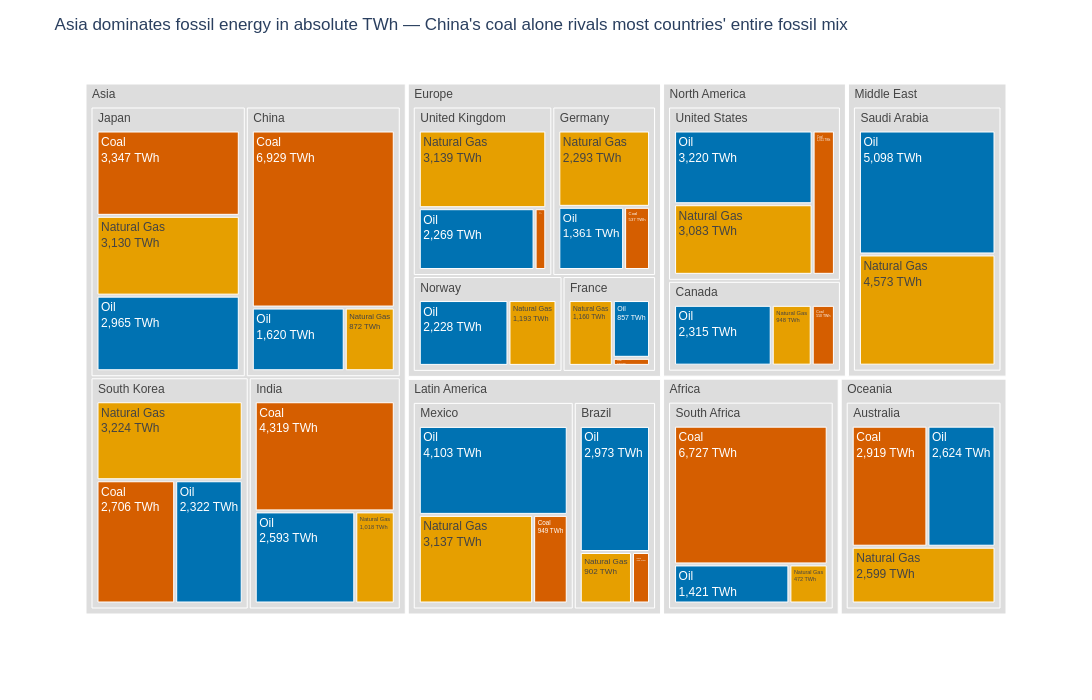

Notebook cell for this chart:
### Markdown cell above
## Task 1 — Treemap: fossil fuel dependency by country

**What to build:** A treemap showing **fossil fuel TWh only**, broken down by Region → Country → Source (Coal / Oil / Natural Gas).

**Requirements:**
- Filter to fossil sources only before plotting
- Use `path=['Region', 'Country', 'Source']` for the hierarchy
- Colour encodes the fossil source type (Coal / Oil / Natural Gas) with a CVD-safe palette
- Show TWh values in labels — no percentages
- Grey out parent nodes (Region and Country level)
- Insight title naming which region or country is most fossil-dependent

> 💡 `df.loc[df['Source_Type'] == 'Fossil']`

### Code cell
# Task 1 — fossil-only treemap: Region → Country → Source

import pandas as pd
import plotly.express as px

df = pd.read_csv('../data/global_energy_mix.csv')
source_category = {
    'Coal': 'Fossil', 'Oil': 'Fossil', 'Natural Gas': 'Fossil',
    'Nuclear': 'Low-carbon', 'Hydro': 'Low-carbon',
    'Wind': 'Renewable', 'Solar': 'Renewable', 'Other Renewables': 'Renewable',
}
df['Source_Type'] = df['Source'].map(source_category)

df_fossil = df.loc[df['Source_Type'] == 'Fossil'].copy()

# CVD-safe Okabe–Ito colours for the three fossil sources
fossil_colours = {
    'Coal': '#D55E00',         # vermillion
    'Oil': '#0072B2',          # blue
    'Natural Gas': '#E69F00',  # orange/gold
}

fig = px.treemap(
    df_fossil,
    path=['Region', 'Country', 'Source'],
    values='TWh',
    color='Source',
    color_discrete_map=fossil_colours,
    labels={'TWh': 'Energy (TWh)', 'Source': 'Fossil source'},
    height=700,
    width=1100,
    template='plotly_white',
)

fig.update_traces(
    textinfo='label+value',
    texttemplate='%{label}<br>%{value:,.0f} TWh',
    hovertemplate='<b>%{label}</b><br>%{value:,.0f} TWh<extra></extra>',
)

# Grey parent (Region / Country) nodes — only leaf Source colours stay
fig.data[0].marker.colors = [
    c if c in fossil_colours.values() else '#DDDDDD'
    for c in fig.data[0].marker.colors
]

fig.update_layout(
    title="Asia dominates fossil energy in absolute TWh — China's coal alone rivals most countries' entire fossil mix",
    font=dict(family='Arial', size=12),
)

fig.show()

### Figure 1 — Plotly figure (JSON) as saved in the notebook; plotly's stock layout.template omitted (floating-point values rounded to 4 significant figures)
{"data": [{"branchvalues": "total", "customdata": [["(?)"], ["(?)"], ["(?)"], ["(?)"], ["(?)"], ["(?)"], ["(?)"], ["(?)"], ["(?)"], ["(?)"], ["(?)"], ["(?)"], ["(?)"], ["(?)"], ["(?)"], ["(?)"], ["(?)"], ["(?)"], ["(?)"], ["(?)"], ["(?)"], ["(?)"], ["Coal"], ["Coal"], ["Coal"], ["Coal"], ["Coal"], ["Coal"], ["Coal"], ["Coal"], ["Coal"], ["Coal"], ["Coal"], ["Coal"], ["Coal"], ["Natural Gas"], ["Natural Gas"], ["Natural Gas"], ["Natural Gas"], ["Natural Gas"], ["Natural Gas"], ["Natural Gas"], ["Natural Gas"], ["Natural Gas"], ["Natural Gas"], ["Natural Gas"], ["Natural Gas"], ["Natural Gas"], ["Natural Gas"], ["Natural Gas"], ["Oil"], ["Oil"], ["Oil"], ["Oil"], ["Oil"], ["Oil"], ["Oil"], ["Oil"], ["Oil"], ["Oil"], ["Oil"], ["Oil"], ["Oil"], ["Oil"], ["Oil"]], "domain": {"x": [0, 1], "y": [0, 1]}, "hovertemplate": "<b>%{label}</b><br>%{value:,.0f} TWh<extra></extra>", "ids": ["Africa", "North America/United States", "Asia/China", "Europe/Germany", "Europe/France", "Europe/United Kingdom", "Asia/India", "Latin America/Brazil", "Oceania/Australia", "Middle East", "Asia/South Korea", "Asia/Japan", "Middle East/Saudi Arabia", "Africa/South Africa", "North America/Canada", "Latin America/Mexico", "North America", "Asia", "Europe", "Latin America", "Oceania", "Europe/Norway", "Latin America/Mexico/Coal", "North America/Canada/Coal", "Africa/South Africa/Coal", "Asia/South Korea/Coal", "North America/United States/Coal", "Latin America/Brazil/Coal", "Europe/France/Coal", "Asia/India/Coal", "Asia/Japan/Coal", "Asia/China/Coal", "Europe/Germany/Coal", "Europe/United Kingdom/Coal", "Oceania/Australia/Coal", "Europe/United Kingdom/Natural Gas", "Europe/Germany/Natural Gas", "Asia/India/Natural Gas", "Asia/Japan/Natural Gas", "Latin America/Brazil/Natural Gas", "Latin America/Mexico/Natural Gas", "North America/Canada/Natural Gas", "Africa/South Africa/Natural Gas", "Oceania/Australia/Natural Gas", "Middle East/Saudi Arabia/Natural Gas", "Europe/Norway/Natural Gas", "North America/United States/Natural Gas", "Asia/South Korea/Natural Gas", "Asia/China/Natural Gas", "Europe/France/Natural Gas", "Asia/China/Oil", "Europe/Germany/Oil", "North America/United States/Oil", "Asia/Japan/Oil", "Europe/United Kingdom/Oil", "Asia/India/Oil", "Latin America/Brazil/Oil", "Latin America/Mexico/Oil", "North America/Canada/Oil", "Oceania/Australia/Oil", "Africa/South Africa/Oil", "Europe/Norway/Oil", "Asia/South Korea/Oil", "Europe/France/Oil", "Middle East/Saudi Arabia/Oil"], "labels": ["Africa", "United States", "China", "Germany", "France", "United Kingdom", "India", "Brazil", "Australia", "Middle East", "South Korea", "Japan", "Saudi Arabia", "South Africa", "Canada", "Mexico", "North America", "Asia", "Europe", "Latin America", "Oceania", "Norway", "Coal", "Coal", "Coal", "Coal", "Coal", "Coal", "Coal", "Coal", "Coal", "Coal", "Coal", "Coal", "Coal", "Natural Gas", "Natural Gas", "Natural Gas", "Natural Gas", "Natural Gas", "Natural Gas", "Natural Gas", "Natural Gas", "Natural Gas", "Natural Gas", "Natural Gas", "Natural Gas", "Natural Gas", "Natural Gas", "Natural Gas", "Oil", "Oil", "Oil", "Oil", "Oil", "Oil", "Oil", "Oil", "Oil", "Oil", "Oil", "Oil", "Oil", "Oil", "Oil"], "marker": {"colors": ["#DDDDDD", "#DDDDDD", "#DDDDDD", "#DDDDDD", "#DDDDDD", "#DDDDDD", "#DDDDDD", "#DDDDDD", "#DDDDDD", "#DDDDDD", "#DDDDDD", "#DDDDDD", "#DDDDDD", "#DDDDDD", "#DDDDDD", "#DDDDDD", "#DDDDDD", "#DDDDDD", "#DDDDDD", "#DDDDDD", "#DDDDDD", "#DDDDDD", "#D55E00", "#D55E00", "#D55E00", "#D55E00", "#D55E00", "#D55E00", "#D55E00", "#D55E00", "#D55E00", "#D55E00", "#D55E00", "#D55E00", "#D55E00", "#E69F00", "#E69F00", "#E69F00", "#E69F00", "#E69F00", "#E69F00", "#E69F00", "#E69F00", "#E69F00", "#E69F00", "#E69F00", "#E69F00", "#E69F00", "#E69F00", "#E69F00", "#0072B2", "#0072B2", "#0072B2", "#0072B2", "#0072B2", "#0072B2", "#0072B2", "#0072B2", "#0072B2", "#0072B2", "#0072B2", "#0072B2", "#0072B2", "#0072B2", "#0072B2"]}, "name": "", "parents": ["", "North America", "Asia", "Europe", "Europe", "Europe", "Asia", "Latin America", "Oceania", "", "Asia", "Asia", "Middle East", "Africa", "North America", "Latin America", "", "", "", "", "", "Europe", "Latin America/Mexico", "North America/Canada", "Africa/South Africa", "Asia/South Korea", "North America/United States", "Latin America/Brazil", "Europe/France", "Asia/India", "Asia/Japan", "Asia/China", "Europe/Germany", "Europe/United Kingdom", "Oceania/Australia", "Europe/United Kingdom", "Europe/Germany", "Asia/India", "Asia/Japan", "Latin America/Brazil", "Latin America/Mexico", "North America/Canada", "Africa/South Africa", "Oceania/Australia", "Middle East/Saudi Arabia", "Europe/Norway", "North America/United States", "Asia/South Korea", "Asia/China", "Europe/France", "Asia/China", "Europe/Germany", "North America/United States", "Asia/Japan", "Europe/United Kingdom", "Asia/India", "Latin America/Brazil", "Latin America/Mexico", "North America/Canada", "Oceania/Australia", "Africa/South Africa", "Europe/Norway", "Asia/South Korea", "Europe/France", "Middle East/Saudi Arabia"], "textinfo": "label+value", "texttemplate": "%{label}<br>%{value:,.0f} TWh", "type": "treemap", "values": [8620.0, 7318.0, 9421.0, 4191.0, 2137.0, 5638.0, 7930.0, 4187.0, 8142.0, 9671.0, 8252.0, 9442.0, 9671.0, 8620.0, 3813.0, 8189.0, 11130.0, 35050.0, 15390.0, 12380.0, 8142.0, 3421.0, 949.0, 550.0, 6727.0, 2706.0, 1015.0, 312.0, 120.0, 4319.0, 3347.0, 6929.0, 537.0, 230.0, 2919.0, 3139.0, 2293.0, 1018.0, 3130.0, 902.0, 3137.0, 948.0, 472.0, 2599.0, 4573.0, 1193.0, 3083.0, 3224.0, 872.0, 1160.0, 1620.0, 1361.0, 3220.0, 2965.0, 2269.0, 2593.0, 2973.0, 4103.0, 2315.0, 2624.0, 1421.0, 2228.0, 2322.0, 857.0, 5098.0]}], "layout": {"font": {"family": "Arial", "size": 12}, "height": 700, "legend": {"tracegroupgap": 0}, "margin": {"t": 60}, "title": {"text": "Asia dominates fossil energy in absolute TWh — China's coal alone rivals most countries' entire fossil mix"}, "width": 1100}}
